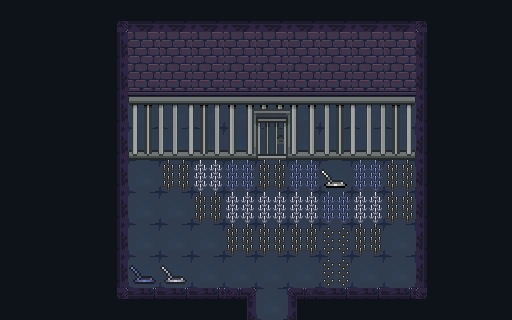

A level layout from a 2D game, rendered from its tile map. Below: a short description, then the map file with its tile-grid data intact:
An orthogonal 16x10 tile map with 32x32 px tiles, 6 tile layers (Wall, Floor, Jail, Switch, ...) and 11 objects (2x ritual_chamber.tmx).

<map version="1.10" tiledversion="1.12.0" orientation="orthogonal" renderorder="right-down" width="16" height="10" tilewidth="32" tileheight="32" infinite="0" nextlayerid="14" nextobjectid="27">
 <tileset firstgid="1" source="wallfloor.tsx" />
 <layer id="1" name="Wall" width="16" height="10">
  <data encoding="csv">
44,44,44,28,23,23,23,23,23,23,23,23,23,27,44,44,
44,44,44,6,42,42,42,42,42,42,42,42,42,26,44,44,
44,44,44,6,43,43,43,43,43,43,43,43,43,26,44,44,
44,44,44,6,0,0,0,0,0,0,0,0,0,26,44,44,
44,44,44,6,0,0,0,0,0,0,0,0,0,26,44,44,
44,44,44,6,0,0,0,0,0,0,0,0,0,26,44,44,
44,44,44,6,0,0,0,0,0,0,0,0,0,26,44,44,
44,44,44,6,0,0,0,0,0,0,0,0,0,26,44,44,
44,44,44,6,0,0,0,0,0,0,0,0,0,26,44,44,
44,44,44,8,2,2,2,4,0,1,2,2,2,7,44,44
</data>
 </layer>
 <layer id="2" name="Floor" width="16" height="10">
  <data encoding="csv">
0,0,0,0,0,0,0,0,0,0,0,0,0,0,0,0,
0,0,0,0,0,0,0,0,0,0,0,0,0,0,0,0,
0,0,0,0,0,0,0,0,0,0,0,0,0,0,0,0,
0,0,0,0,41,41,41,41,41,41,41,41,41,0,0,0,
0,0,0,0,41,41,41,41,41,41,41,41,41,0,0,0,
0,0,0,0,41,41,41,41,41,41,41,41,41,0,0,0,
0,0,0,0,41,41,41,41,41,41,41,41,41,0,0,0,
0,0,0,0,41,41,41,41,41,41,41,41,41,0,0,0,
0,0,0,0,41,41,41,41,41,41,41,41,41,0,0,0,
0,0,0,0,0,0,0,0,41,0,0,0,0,0,0,0
</data>
 </layer>
 <layer id="3" name="Jail" width="16" height="10">
  <data encoding="csv">
0,0,0,0,0,0,0,0,0,0,0,0,0,0,0,0,
0,0,0,0,0,0,0,0,0,0,0,0,0,0,0,0,
0,0,0,0,0,0,0,0,0,0,0,0,0,0,0,0,
0,0,0,0,181,182,183,184,185,186,187,188,189,0,0,0,
0,0,0,0,201,202,203,204,205,206,207,208,209,0,0,0,
0,0,0,0,0,0,0,0,0,0,0,0,0,0,0,0,
0,0,0,0,0,0,0,0,0,0,0,0,0,0,0,0,
0,0,0,0,0,0,0,0,0,0,0,0,0,0,0,0,
0,0,0,0,0,0,0,0,0,0,0,0,0,0,0,0,
0,0,0,0,0,0,0,0,0,0,0,0,0,0,0,0
</data>
 </layer>
 <layer id="11" name="Switch" width="16" height="10">
  <data encoding="csv">
0,0,0,0,0,0,0,0,0,0,0,0,0,0,0,0,
0,0,0,0,0,0,0,0,0,0,0,0,0,0,0,0,
0,0,0,0,0,0,0,0,0,0,0,0,0,0,0,0,
0,0,0,0,0,0,0,0,0,0,0,0,0,0,0,0,
0,0,0,0,0,0,0,0,0,0,0,0,0,0,0,0,
0,0,0,0,0,0,0,0,0,0,148,0,0,0,0,0,
0,0,0,0,0,0,0,0,0,0,0,0,0,0,0,0,
0,0,0,0,0,0,0,0,0,0,0,0,0,0,0,0,
0,0,0,0,126,128,0,0,0,0,0,0,0,0,0,0,
0,0,0,0,0,0,0,0,0,0,0,0,0,0,0,0
</data>
 </layer>
 <layer id="12" name="Spike" width="16" height="10">
  <data encoding="csv">
0,0,0,0,0,0,0,0,0,0,0,0,0,0,0,0,
0,0,0,0,0,0,0,0,0,0,0,0,0,0,0,0,
0,0,0,0,0,0,0,0,0,0,0,0,0,0,0,0,
0,0,0,0,0,0,0,0,0,0,0,0,0,0,0,0,
0,0,0,0,0,0,0,0,0,0,0,0,0,0,0,0,
0,0,0,0,0,169,167,145,169,145,0,145,169,0,0,0,
0,0,0,0,0,0,169,167,167,167,145,167,169,0,0,0,
0,0,0,0,0,0,0,169,169,169,168,169,0,0,0,0,
0,0,0,0,0,0,0,0,0,0,168,0,0,0,0,0,
0,0,0,0,0,0,0,0,0,0,0,0,0,0,0,0
</data>
 </layer>
 <layer id="13" name="Jail_Door" width="16" height="10">
  <data encoding="csv">
0,0,0,0,0,0,0,0,0,0,0,0,0,0,0,0,
0,0,0,0,0,0,0,0,0,0,0,0,0,0,0,0,
0,0,0,0,0,0,0,0,0,0,0,0,0,0,0,0,
0,0,0,0,0,0,0,0,190,0,0,0,0,0,0,0,
0,0,0,0,0,0,0,0,210,0,0,0,0,0,0,0,
0,0,0,0,0,0,0,0,0,0,0,0,0,0,0,0,
0,0,0,0,0,0,0,0,0,0,0,0,0,0,0,0,
0,0,0,0,0,0,0,0,0,0,0,0,0,0,0,0,
0,0,0,0,0,0,0,0,0,0,0,0,0,0,0,0,
0,0,0,0,0,0,0,0,0,0,0,0,0,0,0,0
</data>
 </layer>
 <objectgroup id="5" name="Ritual_Chamber">
  <object id="24" name="ritual_chamber.tmx" x="255.615" y="288.039" width="31.7748" height="31.7748" />
 </objectgroup>
 <objectgroup id="6" name="Jail_Collision">
  <object id="9" x="125.75" y="150.5" width="130" height="7.25" />
  <object id="10" x="287.875" y="150.83" width="130.625" height="6.79545" />
 </objectgroup>
 <objectgroup id="8" name="Wall_Collision">
  <object id="12" x="117" y="85.25" width="11" height="215.75" />
  <object id="13" x="116.523" y="288.5" width="139" height="31.8106" />
  <object id="14" x="287.773" y="288.527" width="139.182" height="32.356" />
  <object id="16" x="416.045" y="89.8182" width="11" height="207" />
  <object id="18" x="125.75" y="80" width="292" height="14.5" />
  <object id="26" x="246.667" y="307.667" width="50.3333" height="12.3333" />
 </objectgroup>
 <objectgroup id="7" name="Jail_Door_Collision">
  <object id="11" x="256" y="137.75" width="31.625" height="20.125" />
 </objectgroup>
 <objectgroup id="9" name="SpawnPoints">
  <object id="25" name="ritual_chamber.tmx" x="272.069" y="282.154">
   <point />
  </object>
 </objectgroup>
</map>
